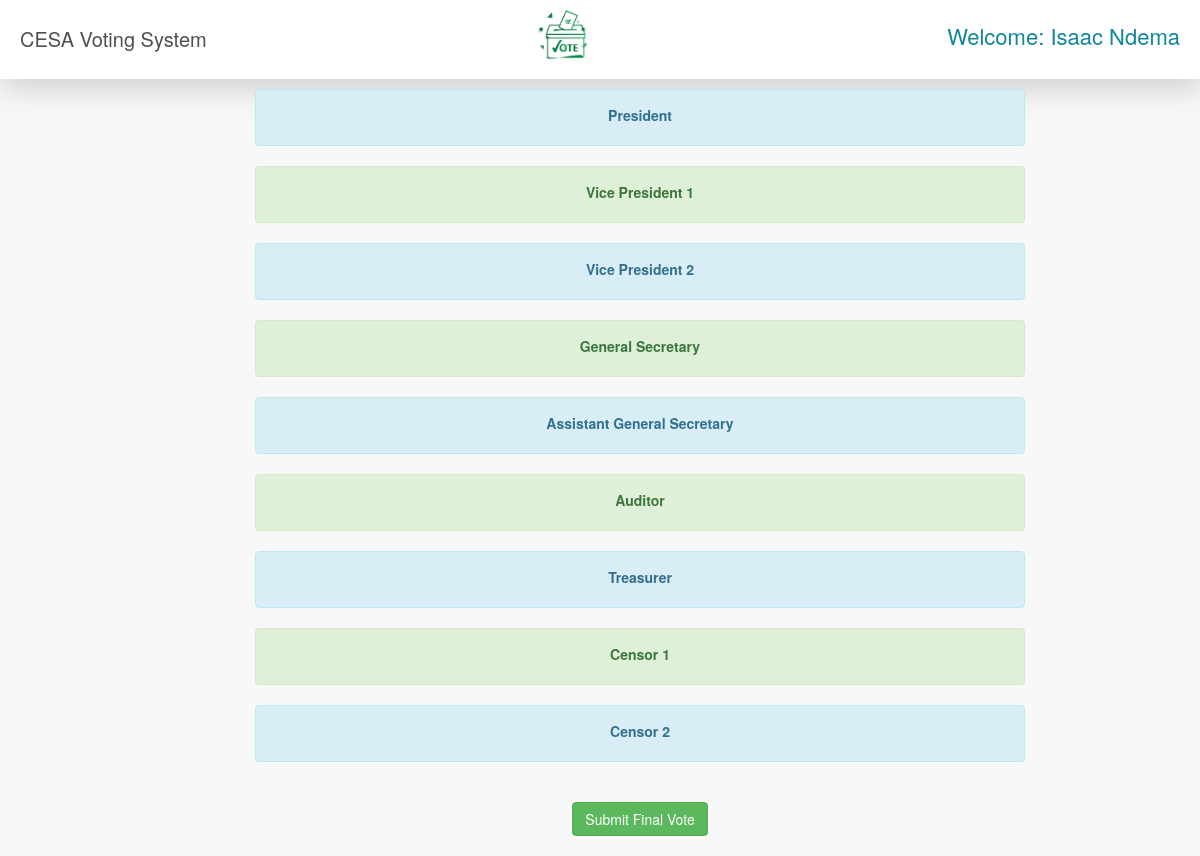
Page /vote_result.php (signed in) on the committed database.
### tables this page shows
CREATE TABLE `voters` (
  `voters_id` int(11) NOT NULL AUTO_INCREMENT,
  `id_number` varchar(6) NOT NULL,
  `password` varchar(100) NOT NULL,
  `firstname` varchar(100) NOT NULL,
  `lastname` varchar(100) NOT NULL,
  `year_level` varchar(100) NOT NULL,
  `status` varchar(100) NOT NULL,
  `account` varchar(100) NOT NULL,
  PRIMARY KEY (`voters_id`)
);

CREATE TABLE `postes` (
  `id` int(11) NOT NULL AUTO_INCREMENT,
  `name` varchar(100) NOT NULL,
  `class_name` varchar(10) NOT NULL,
  PRIMARY KEY (`id`),
  UNIQUE KEY `id` (`id`,`class_name`)
);

### vote_result.php (the view, shortened to what this page needs)
<?php	include('voteHead.php');
		include('database/dbcon.php');
?>
<body>
	<div id="row">
		<?php
		include('side_bar.php');
		?>
	</div>
	<center>
		<div class="col-lg-8" style="margin-left:240px;">
			<?php
			$flag = true;
			$postes = $conn->query("SELECT `name` , `class_name` FROM `postes`") or die(mysqli_errno());
			while ($poste = $postes->fetch_array()) {
			?>
				<div class="alert <?php $flag = !$flag; echo !$flag ? "alert-info" : "alert-success";?>">
					<label><?php echo $poste['name']; ?></label>
					<br />
				</div>
			<?php
			}
			?>
				<br />
				<button style="margin-bottom:20px;" type="submit" data-toggle="modal" data-target="#result" class="btn btn-success">Submit Final Vote</button>
			</div>
	</center>
</body>
</html>

### side_bar.php
<div class="userNavbar">
    <div class="title">
        <a class="titleName" href=""> CESA Voting System</a>
    </div>
    <div class="navbarImg">
        <img src="./images/vote.png" alt="Logo"/>
    </div>
    <div class="user">
        <h1 class="username">
        <?php
        require 'database/dbcon.php';
        try {
            $query = $conn->query("SELECT firstname , lastname from voters where voters_id ='" . $_SESSION['voters_id'] . "'");
            $row = $query->fetch_array();
        ?>
             <i class="fa fa-arrow fa-fw"></i>Welcome: <?php echo $row['firstname'] . " " . $row['lastname']; ?>
        <?php
        } catch (Exception $e) {
            echo '<i class="fa fa-arrow fa-fw"></i>Error occured : Please reload page';
        }
        ?>
        </h1>
    </div>
</div>

### css/sb-admin-2.css (style rules this page uses)
body { background-color: #f8f8f8; }

### css/userNavbar.css (style rules this page uses)
.userNavbar { display: flex; justify-content:center ; align-items: center; padding: 20px; background-color: white; box-shadow: var(--box-shadow); margin-bottom: 10px; }
.title a { display: flex; align-items: center; }
.navbarImg { flex: 1; display: flex; justify-content: center; align-items: center; }
.userNavbar img { width:50px; margin-top:-10px; }
.titleName { font-size: 20px; color: var(--text-color); font-weight: 500; }
.user { text-align: right; }
.username { margin-top: 4px; font-size: 22px; color:var(--primary-color); }

### css/partials/_variables.css (style rules this page uses)
:root { --primary-color: rgb(16, 135, 156); --primary-color2:#854fee; --title-color:#141313; --border-color:#201f1f17; --text-color:rgb(83, 77, 77); --gradient-color:linear-gradient(20deg,#4458dc 30%,#854fee 70%); --shadow-color:0px 10px 30px rgba(118,85,225,0.3); --box-shadow:2px 10px 30px rgba(57,56,61,0.205); }

### rows in the picture
voters: firstname "Isaac", lastname "Ndema"
postes: name "President"
postes: name "Vice President 1"
postes: name "Vice President 2"
postes: name "General Secretary"
postes: name "Assistant General Secretary"
postes: name "Auditor"
postes: name "Treasurer"
postes: name "Censor 1"
postes: name "Censor 2"
